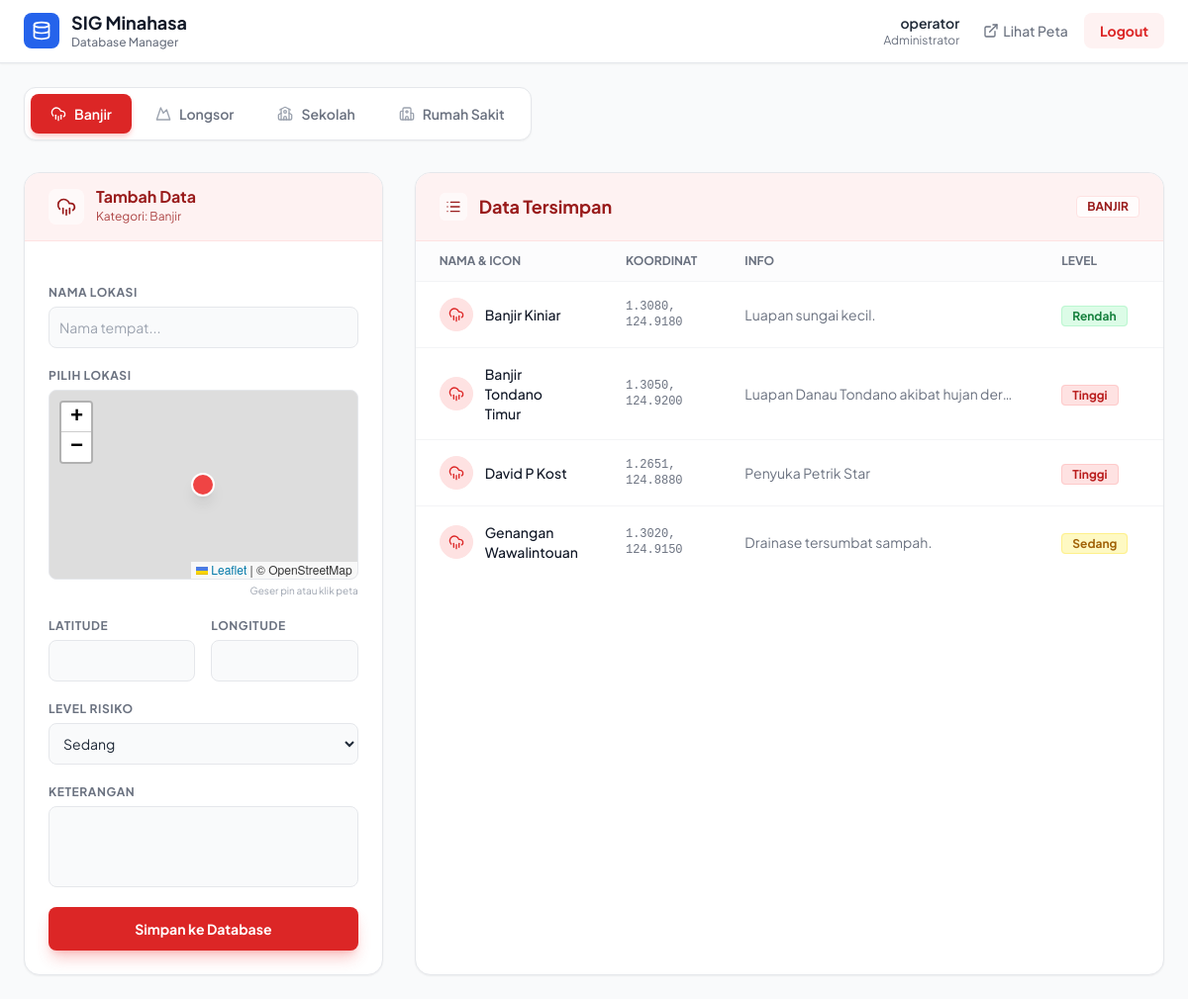
Screenshot of /admin.php (signed in) with the database file from the repository.
### tables this page shows
CREATE TABLE `banjir` (
  `id` varchar(50) NOT NULL,
  `nama` varchar(255) NOT NULL,
  `lat` decimal(10,8) NOT NULL,
  `lng` decimal(11,8) NOT NULL,
  `keterangan` text DEFAULT NULL,
  `level` enum('Rendah','Sedang','Tinggi') DEFAULT 'Sedang',
  `tanggal` date DEFAULT NULL
);

### admin.php (the view, shortened to what this page needs)
<?php
$pdo = getDBConnection();
$currentTab = $_GET['tab'] ?? 'banjir';
$categoryConfig = [
    'banjir' => [
        'label' => 'Banjir',
        'icon' => 'cloud-rain',
        'tab_active' => 'bg-red-600 text-white shadow-red-200',
        'header_bg' => 'bg-red-50',
        'header_text' => 'text-red-800',
        'border' => 'border-red-100',
        'icon_bg' => 'bg-red-100',
        'icon_text' => 'text-red-600',
        'btn_bg' => 'bg-red-600 hover:bg-red-700 shadow-red-500/30'
    ],
    'longsor' => [
        'label' => 'Longsor',
        'icon' => 'mountain',
        'tab_active' => 'bg-orange-500 text-white shadow-orange-200',
        'header_bg' => 'bg-orange-50',
        'header_text' => 'text-orange-800',
        'border' => 'border-orange-100',
        'icon_bg' => 'bg-orange-100',
        'icon_text' => 'text-orange-600',
        'btn_bg' => 'bg-orange-500 hover:bg-orange-600 shadow-orange-500/30'
    ],
    'sekolah' => [
        'label' => 'Sekolah',
        'icon' => 'school',
        'tab_active' => 'bg-blue-600 text-white shadow-blue-200',
        'header_bg' => 'bg-blue-50',
        'header_text' => 'text-blue-800',
        'border' => 'border-blue-100',
        'icon_bg' => 'bg-blue-100',
        'icon_text' => 'text-blue-600',
        'btn_bg' => 'bg-blue-600 hover:bg-blue-700 shadow-blue-500/30'
    ],
    'rs' => [
        'label' => 'Rumah Sakit',
        'icon' => 'hospital',
        'tab_active' => 'bg-green-600 text-white shadow-green-200',
        'header_bg' => 'bg-green-50',
        'header_text' => 'text-green-800',
        'border' => 'border-green-100',
        'icon_bg' => 'bg-green-100',
        'icon_text' => 'text-green-600',
        'btn_bg' => 'bg-green-600 hover:bg-green-700 shadow-green-500/30'
    ]
];
$activeConfig = $categoryConfig[$currentTab];
$currentData = [];
try {
    $stmt = $pdo->query("SELECT * FROM $currentTab ORDER BY nama ASC");
    $currentData = $stmt->fetchAll(PDO::FETCH_ASSOC);
} catch (PDOException $e) {
    $currentData = [];
}
?>
<!DOCTYPE html>
<html lang="id">
<head>
    <script src="https://cdn.tailwindcss.com"></script>
    <link rel="stylesheet" href="https://unpkg.com/leaflet@1.9.4/dist/leaflet.css" />
</head>
<body class="bg-gray-50 text-gray-800">
    <div class="min-h-screen flex flex-col">
        <nav class="bg-white border-b border-gray-200 px-6 py-3 flex justify-between items-center sticky top-0 z-50 shadow-sm">
            <div class="flex items-center gap-3">
                <div class="bg-blue-600 p-2 rounded-lg text-white">
                    <i data-lucide="database" class="w-5 h-5"></i>
                </div>
                <div>
                    <h1 class="font-bold text-lg leading-tight text-gray-900">SIG Minahasa</h1>
                    <p class="text-xs text-gray-500 font-medium">Database Manager</p>
                </div>
            </div>
            <div class="flex items-center gap-4">
                <div class="hidden md:block text-right mr-2">
                    <p class="text-sm font-semibold text-gray-800"><?php echo htmlspecialchars($_SESSION['admin_username']); ?></p>
                    <p class="text-xs text-gray-500">Administrator</p>
                </div>
                <a href="index.php" class="text-gray-500 hover:text-blue-600 transition text-sm font-medium flex items-center gap-1">
                    <i data-lucide="external-link" class="w-4 h-4"></i> Lihat Peta
                </a>
                <a href="?logout=1" class="bg-red-50 text-red-600 hover:bg-red-100 px-4 py-2 rounded-lg text-sm font-bold transition">
                    Logout
                </a>
            </div>
        </nav>
        <div class="flex-1 max-w-7xl mx-auto w-full p-6">
            <div class="bg-white p-1.5 rounded-xl border border-gray-200 shadow-sm inline-flex mb-8 overflow-x-auto max-w-full space-x-1">
                <?php foreach($categoryConfig as $key => $cfg):
                    $isActive = $currentTab === $key;
                    $tabClass = $isActive ? $cfg['tab_active'] . ' shadow-md' : 'text-gray-500 hover:text-gray-900 hover:bg-gray-50';
                    $iconColor = $isActive ? 'text-white' : 'text-gray-400';
                ?>
                    <a href="?tab=<?php echo $key; ?>" class="flex items-center gap-2 px-5 py-2.5 rounded-lg text-sm font-semibold whitespace-nowrap transition-all duration-200 <?php echo $tabClass; ?>">
                        <i data-lucide="<?php echo $cfg['icon']; ?>" class="w-4 h-4 <?php echo $iconColor; ?>"></i>
                        <?php echo $cfg['label']; ?>
                    </a>
                <?php endforeach; ?>
            </div>
            <div class="grid grid-cols-1 lg:grid-cols-12 gap-8">
                <div class="lg:col-span-4">
                    <div class="bg-white rounded-2xl shadow-sm border border-gray-200 overflow-hidden sticky top-24">
                        <div class="<?php echo $activeConfig['header_bg']; ?> px-6 py-4 border-b <?php echo $activeConfig['border']; ?> flex items-center gap-3">
                            <div class="p-2 rounded-lg bg-white/60 <?php echo $activeConfig['header_text']; ?>">
                                <i data-lucide="<?php echo $activeConfig['icon']; ?>" class="w-5 h-5"></i>
                            </div>
                            <div>
                                <h2 class="font-bold <?php echo $activeConfig['header_text']; ?> leading-none">Tambah Data</h2>
                                <p class="text-xs <?php echo $activeConfig['header_text']; ?> opacity-80 mt-1">Kategori: <?php echo $activeConfig['label']; ?></p>
                            </div>
                        </div>
                        <div class="p-6">
                            <form method="POST" class="space-y-5">
                                <div>
                                    <label class="block text-xs font-bold text-gray-500 uppercase tracking-wider mb-1.5">Nama Lokasi</label>
                                    <input type="text" name="nama" required class="w-full bg-gray-50 border border-gray-200 text-gray-800 text-sm rounded-lg focus:ring-2 focus:ring-blue-500 block p-2.5 outline-none transition" placeholder="Nama tempat...">
                                </div>
                                <div>
                                    <label class="block text-xs font-bold text-gray-500 uppercase tracking-wider mb-1.5">Pilih Lokasi</label>
                                    <div id="preview-map" class="w-full h-48 rounded-lg border border-gray-200 z-0 overflow-hidden relative"></div>
                                    <p class="text-[10px] text-gray-400 mt-1 text-right">Geser pin atau klik peta</p>
                                </div>
                                <div class="grid grid-cols-2 gap-4">
                                    <div>
                                        <label class="block text-xs font-bold text-gray-500 uppercase tracking-wider mb-1.5">Latitude</label>
                                        <input type="number" step="any" name="lat" id="lat-input" required class="w-full bg-gray-50 border border-gray-200 text-gray-800 text-sm rounded-lg focus:ring-blue-500 block p-2.5 font-mono">
                                    </div>
                                    <div>
                                        <label class="block text-xs font-bold text-gray-500 uppercase tracking-wider mb-1.5">Longitude</label>
                                        <input type="number" step="any" name="lng" id="lng-input" required class="w-full bg-gray-50 border border-gray-200 text-gray-800 text-sm rounded-lg focus:ring-blue-500 block p-2.5 font-mono">
                                    </div>
                                </div>
                                <?php if ($currentTab === 'banjir' || $currentTab === 'longsor'): ?>
                                    <div>
                                        <label class="block text-xs font-bold text-gray-500 uppercase tracking-wider mb-1.5">Level Risiko</label>
                                        <select name="level" class="w-full bg-gray-50 border border-gray-200 text-gray-800 text-sm rounded-lg focus:ring-blue-500 block p-2.5">
                                            <option value="Sedang" selected>Sedang</option>
                                        </select>
                                    </div>
                                <?php endif; ?>
                                <div>
                                    <label class="block text-xs font-bold text-gray-500 uppercase tracking-wider mb-1.5">Keterangan</label>
                                    <textarea name="keterangan" rows="3" class="w-full bg-gray-50 border border-gray-200 text-gray-800 text-sm rounded-lg focus:ring-blue-500 block p-2.5 resize-none"></textarea>
                                </div>
                                <button type="submit" class="w-full text-white font-bold rounded-lg text-sm px-5 py-3 transition-all duration-200 shadow-lg <?php echo $activeConfig['btn_bg']; ?>">
                                    Simpan ke Database
                                </button>
                            </form>
                        </div>
                    </div>
                </div>
                <div class="lg:col-span-8">
                    <div class="bg-white rounded-2xl shadow-sm border border-gray-200 overflow-hidden flex flex-col h-full">
                        <div class="<?php echo $activeConfig['header_bg']; ?> px-6 py-5 border-b <?php echo $activeConfig['border']; ?> flex justify-between items-center">
                            <div class="flex items-center gap-3">
                                <div class="p-1.5 rounded-md bg-white/60 <?php echo $activeConfig['header_text']; ?>">
                                    <i data-lucide="list" class="w-4 h-4"></i>
                                </div>
                                <h2 class="font-bold <?php echo $activeConfig['header_text']; ?> text-lg">Data Tersimpan</h2>
                            </div>
                            <span class="bg-white/80 <?php echo $activeConfig['header_text']; ?> text-xs font-bold px-2.5 py-0.5 rounded border <?php echo $activeConfig['border']; ?> uppercase"><?php echo $activeConfig['label']; ?></span>
                        </div>
                        <div class="overflow-x-auto flex-grow">
                            <table class="w-full text-sm text-left">
                                <thead class="text-xs text-gray-500 uppercase bg-gray-50/50 border-b border-gray-100">
                                    <tr>
                                        <th class="px-6 py-3 font-bold">Nama & Icon</th>
                                        <th class="px-6 py-3 font-bold">Koordinat</th>
                                        <th class="px-6 py-3 font-bold">Info</th>
                                        <?php if ($currentTab === 'banjir' || $currentTab === 'longsor'): ?><th class="px-6 py-3 font-bold">Level</th><?php endif; ?>
                                        <th class="px-6 py-3 font-bold text-right">Aksi</th>
                                    </tr>
                                </thead>
                                <tbody class="divide-y divide-gray-100">
                                    <?php if (empty($currentData)): ?>
                                        <tr>
                                            <td colspan="5" class="px-6 py-12 text-center text-gray-400">
                                                <div class="flex flex-col items-center justify-center">
                                                    <div class="bg-gray-50 p-4 rounded-full mb-3">
                                                        <i data-lucide="<?php echo $activeConfig['icon']; ?>" class="w-8 h-8 opacity-20"></i>
                                                    </div>
                                                    <p>Database kosong untuk kategori ini.</p>
                                                </div>
                                            </td>
                                        </tr>
                                    <?php else: ?>
                                        <?php foreach ($currentData as $item): ?>
                                            <tr class="bg-white hover:bg-blue-50/50 transition group">
                                                <td class="px-6 py-4">
                                                    <div class="flex items-center gap-3">
                                                        <div class="p-2 rounded-full <?php echo $activeConfig['icon_bg'] . ' ' . $activeConfig['icon_text']; ?> border <?php echo $activeConfig['border']; ?>">
                                                            <i data-lucide="<?php echo $activeConfig['icon']; ?>" class="w-4 h-4"></i>
                                                        </div>
                                                        <span class="font-medium text-gray-900"><?php echo htmlspecialchars($item['nama']); ?></span>
                                                    </div>
                                                </td>
                                                <td class="px-6 py-4 font-mono text-xs text-gray-500">
                                                    <?php echo number_format($item['lat'], 4); ?>, <br>
                                                    <?php echo number_format($item['lng'], 4); ?>
                                                </td>
                                                <td class="px-6 py-4 text-gray-500 max-w-xs truncate">
                                                    <?php echo htmlspecialchars($item['keterangan'] ?? '-'); ?>
                                                </td>
                                                <?php if (isset($item['level'])): ?>
                                                    <td class="px-6 py-4">
                                                        <?php
                                                        $badgeColor = match($item['level']) {
                                                            'Tinggi' => 'bg-red-100 text-red-700 border-red-200',
                                                            'Sedang' => 'bg-yellow-100 text-yellow-700 border-yellow-200',
                                                            default => 'bg-green-100 text-green-700 border-green-200'
                                                        };
                                                        ?>
                                                        <span class="<?php echo $badgeColor; ?> text-xs font-bold px-2.5 py-0.5 rounded border">
                                                            <?php echo htmlspecialchars($item['level']); ?>
                                                        </span>
                                                    </td>
                                                <?php endif; ?>
                                                <td class="px-6 py-4 text-right">
                                                </td>
                                            </tr>
                                        <?php endforeach; ?>
                                    <?php endif; ?>
                                </tbody>
                            </table>
                        </div>
                    </div>
                </div>
            </div>
        </div>
    </div>
</body>
</html>

### admin.php (style rules this page uses)
body { font-family: 'Plus Jakarta Sans', sans-serif; }
.leaflet-container { z-index: 0; }

### rows the page displays
banjir: nama "Banjir Kiniar", lat "1.3080", lng "124.9180", keterangan "Luapan sungai kecil.", level "Rendah"
banjir: nama "Banjir Tondano Timur", lat "1.3050", lng "124.9200", keterangan "Luapan Danau Tondano akibat hujan der…", level "Tinggi"
banjir: nama "David P Kost", lat "1.2651", lng "124.8880", keterangan "Penyuka Petrik Star", level "Tinggi"
banjir: nama "Genangan Wawalintouan", lat "1.3020", lng "124.9150", keterangan "Drainase tersumbat sampah.", level "Sedang"

### other values shown
$_SESSION['admin_username'] "operator"
$cfg['label'] "Banjir"
$cfg['label'] "Longsor"
$cfg['label'] "Sekolah"
$cfg['label'] "Rumah Sakit"
$activeConfig['label'] "Banjir"
$activeConfig['label'] "BANJIR"
